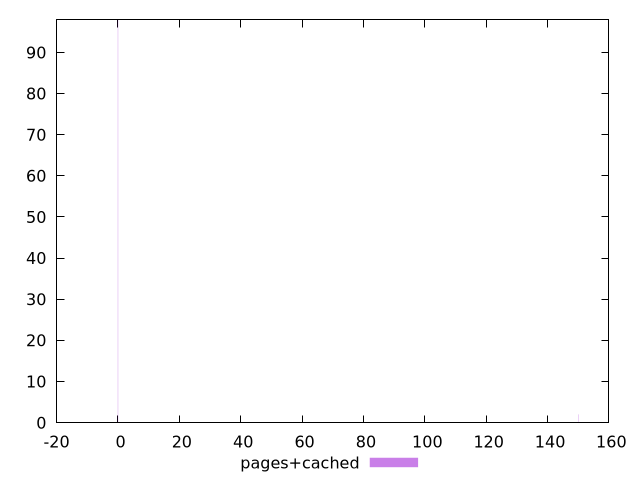

This chart was generated by the following gnuplot code:
$_pagesCached <<EOF
150 2
0 98
EOF
set key outside below
set terminal pngcairo
set output "report_00005_2020-11-02T22-26-11.212Z/unminified-javascript/pages+cached//raw_hist.png"
set yrange [0:98]
set boxwidth 0.1
set style fill transparent solid 0.5 noborder
plot $_pagesCached title "pages+cached" with boxes ,
